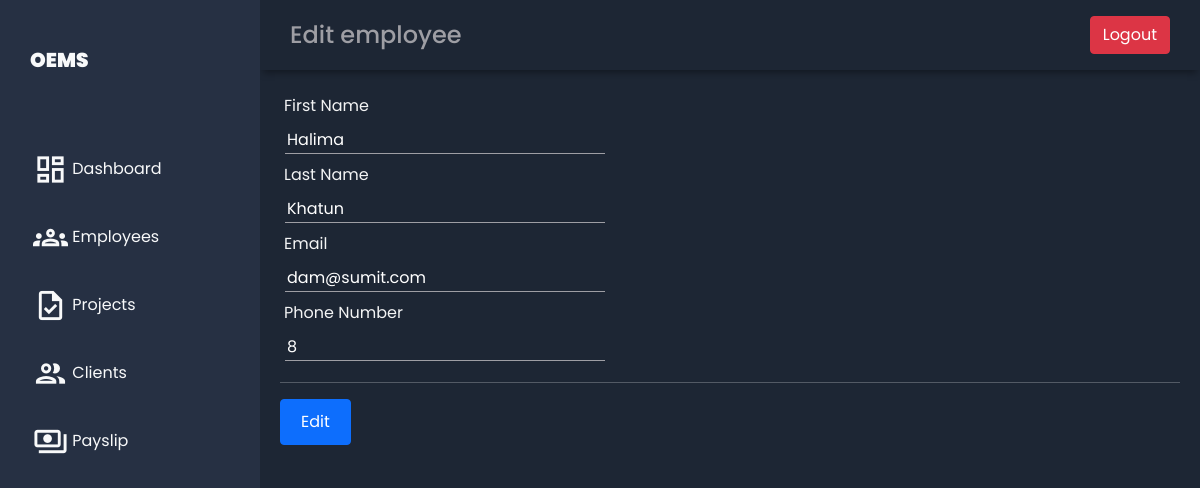
Page /edit_emp/17 on the committed database.
### emp_app/models.py (models this page shows, shortened)
class Employee(models.Model):
    first_name = models.CharField(max_length=100, null=False)
    last_name = models.CharField(max_length=100)
    email = models.EmailField(max_length=100,blank= True)
    dept = models.ForeignKey(Department, on_delete=models.CASCADE)
    role = models.ForeignKey(Role, on_delete=models.CASCADE, blank=True, null=True)
    salary = models.IntegerField(default=0)
    bonus = models.IntegerField(default=0)
    phone = models.IntegerField(default=0)
    hire_date = models.DateTimeField(blank = True, null = True)

### emp_app/views.py (the view, shortened to what this page needs)
# urls.py: path('edit_emp/<int:emp_id>',edit_emp, name='edit_emp'),
def edit_emp(request,emp_id=0):
    emp = Employee.objects.get(id=emp_id)
    context = {
        'emp': emp,
    }
    return render(request, 'employees/edit_emp.html', context)

### templates/employees/edit_emp.html (shortened to what this page needs)
{% extends "employees/base.html" %}
{% load static %}
{% block header %}Edit employee{% endblock %}
{% block content %}
 <link rel="stylesheet" href="{% static '/css/add_emp.css' %}">
<main class="main-container">
  <form action="/all_emp/" method="post">
    <label for="first_name">First Name</label><br >
    <input
      type="text"
      id="first_name"
      name="first_name"
      value="{{ emp.first_name }}"
      class="text-white"><br>
    <label for="last_name">Last Name</label><br>
    <input
      type="text"
      id="last_name"
      name="last_name"
      value="{{ emp.last_name }}"
      class="text-white"><br>
    <label for="email">Email</label><br>
    <input
      type="email"
      id="email"
      name="email"
      value="{{ emp.email }}"
      class="text-white"><br>
    <label for="phone">Phone Number</label><br >
    <input
      type="number"
      id="phone"
      name="phone"
      value="{{ emp.phone }}"
      class="text-white"><br>
    <hr>
    <button type="submit" class="btn btn-primary">Edit</button>
  </form>
</main>
{% endblock %}

### static/css/base.css (style rules this page uses)
body { margin: 0; padding: 0; background-color: #1d2634; color: #9e9ea4; font-family: 'Poppins', sans-serif; }

### static/css/add_emp.css (style rules this page uses)
.main-container { grid-area: main; overflow-y: auto; padding: 20px 20px; color: rgba(255, 255, 255, 0.95); }
.main-container label { margin: 4px; }
.main-container input { margin: 5px; background-color: #1d2634; border: none; border-bottom: 1px solid #9e9ea4; }
.main-container button { padding: 10px 20px ; }

### rows in the picture
Employee: first_name "Halima", last_name "Khatun", email "dam@sumit.com", phone "8"
